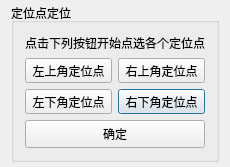
<?xml version="1.0" encoding="UTF-8"?>
<ui version="4.0">
 <class>AnchorDlg</class>
 <widget class="QDialog" name="AnchorDlg">
  <property name="enabled">
   <bool>true</bool>
  </property>
  <property name="geometry">
   <rect>
    <x>0</x>
    <y>0</y>
    <width>218</width>
    <height>150</height>
   </rect>
  </property>
  <property name="sizePolicy">
   <sizepolicy hsizetype="Preferred" vsizetype="Maximum">
    <horstretch>0</horstretch>
    <verstretch>0</verstretch>
   </sizepolicy>
  </property>
  <property name="windowTitle">
   <string>定位点定位</string>
  </property>
  <layout class="QGridLayout" name="mainGridLayout">
   <property name="topMargin">
    <number>3</number>
   </property>
   <property name="bottomMargin">
    <number>5</number>
   </property>
   <item row="0" column="0">
    <widget class="QGroupBox" name="anchorGroupBox">
     <property name="enabled">
      <bool>true</bool>
     </property>
     <property name="baseSize">
      <size>
       <width>0</width>
       <height>0</height>
      </size>
     </property>
     <property name="autoFillBackground">
      <bool>false</bool>
     </property>
     <property name="title">
      <string>定位点定位</string>
     </property>
     <property name="flat">
      <bool>false</bool>
     </property>
     <property name="checkable">
      <bool>false</bool>
     </property>
     <layout class="QGridLayout" name="groupGridLayout">
      <item row="1" column="0">
       <layout class="QGridLayout" name="btnGridLayout">
        <item row="1" column="1">
         <widget class="QPushButton" name="anchorRBBtn">
          <property name="minimumSize">
           <size>
            <width>0</width>
            <height>25</height>
           </size>
          </property>
          <property name="text">
           <string>右下角定位点</string>
          </property>
         </widget>
        </item>
        <item row="0" column="0">
         <widget class="QPushButton" name="anchorLTBtn">
          <property name="minimumSize">
           <size>
            <width>0</width>
            <height>25</height>
           </size>
          </property>
          <property name="text">
           <string>左上角定位点</string>
          </property>
         </widget>
        </item>
        <item row="0" column="1">
         <widget class="QPushButton" name="anchorRTBtn">
          <property name="minimumSize">
           <size>
            <width>0</width>
            <height>25</height>
           </size>
          </property>
          <property name="text">
           <string>右上角定位点</string>
          </property>
         </widget>
        </item>
        <item row="1" column="0">
         <widget class="QPushButton" name="anchorLBBtn">
          <property name="minimumSize">
           <size>
            <width>0</width>
            <height>25</height>
           </size>
          </property>
          <property name="text">
           <string>左下角定位点</string>
          </property>
         </widget>
        </item>
       </layout>
      </item>
      <item row="0" column="0">
       <widget class="QLabel" name="label">
        <property name="text">
         <string>点击下列按钮开始点选各个定位点</string>
        </property>
       </widget>
      </item>
      <item row="2" column="0">
       <widget class="QPushButton" name="confirmBtn">
        <property name="minimumSize">
         <size>
          <width>0</width>
          <height>28</height>
         </size>
        </property>
        <property name="text">
         <string>确定</string>
        </property>
       </widget>
      </item>
     </layout>
    </widget>
   </item>
  </layout>
 </widget>
 <layoutdefault spacing="6" margin="11"/>
 <tabstops>
  <tabstop>anchorLTBtn</tabstop>
  <tabstop>anchorRTBtn</tabstop>
  <tabstop>anchorLBBtn</tabstop>
  <tabstop>anchorRBBtn</tabstop>
  <tabstop>confirmBtn</tabstop>
 </tabstops>
 <resources/>
 <connections/>
</ui>
